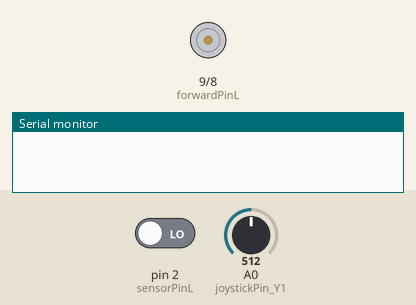
Recording of a sketch running on a simulated Arduino Uno, built with avr-gcc and run on an emulated ATmega328P. Parts: motor-driver pin pairs drawn as motors (green arrow = first pin HIGH = forward, orange = second pin HIGH = backward, longer = more drive), the last lines printed to the serial monitor. Inputs (shaded band) come from the test bench; at power-on: A0 (joystickPin_Y1) = 512, pin 2 (sensorPinL) LOW.

Above: at 1.2 s.
1.3 s: A0 (joystickPin_Y1) set to 540
At 2.1 s:
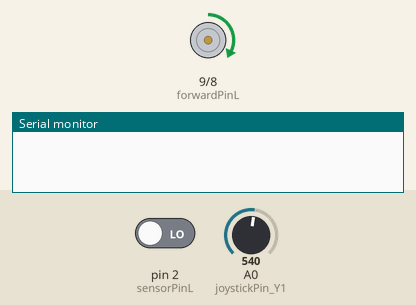
2.8 s: pin 2 (sensorPinL) driven HIGH
4.3 s: A0 (joystickPin_Y1) set to 716
At 5.5 s:
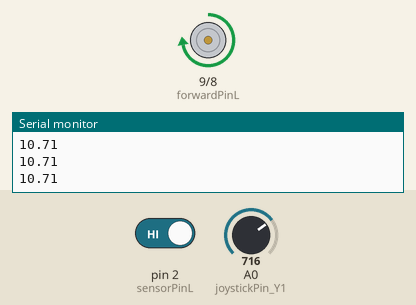
5.8 s: A0 (joystickPin_Y1) set to 306
At 7.1 s:
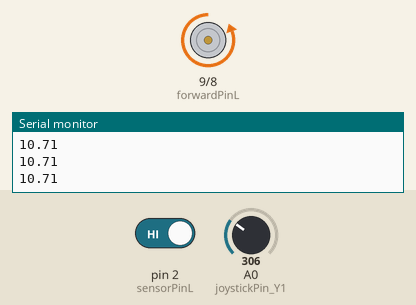
Timing chart, 0 to 8.3 s (numbered marks = the images above; inputs shaded):
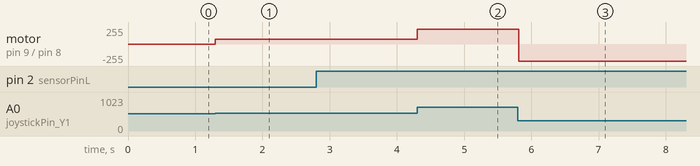

The sketch:

DCmotor_PID.ino
```cpp
#include <SPI.h>
#include <CircularBuffer.h>

/* BUFFER DEFINITIONS */
const int bufferSize = 10;
CircularBuffer <float, bufferSize> circularBufferL;
CircularBuffer <float, bufferSize> circularBufferR;

/* PIN DEFINITIONS */
const uint8_t forwardPinL = 9;
const uint8_t backwardPinL = 8;
const uint8_t forwardPinR = 5;
const uint8_t backwardPinR = 6;

const uint8_t sensorPinL = 2;
const uint8_t sensorPinR = 3;

const int joystickPin_Y1 = A0;

/* CONSTANTS */
const float diameterWiel = 0.213; //in meters
const uint8_t nHoles = 12;          //aantal gaten in encoder
const int lowerBoundJS = 520;   //safe low boundary of joystick
const int upperBoundJS = 526;   //safe upper boundary of joystick
const uint8_t minimumPower = 70;    //minimum PWM value required to force the wheels to move. used in constrain() function

/* VARIABLES */
unsigned long timeL1 = 0,
              timeL2 = 0,
              timeR1 = 0,
              timeR2 = 0;
float timeIntervalL = 0,
      timeIntervalR = 0;

unsigned long timeInt1 = 0,
              timeInt2 = 0;

float errorL = 0,
      errorPreviousL = 0,
      integralL = 0,
      derivativeL = 0,
      LKp = 0.5,
      LKi = 0,
      LKd = 0;
float total = 0;


void setup() {
  Serial.begin(9600);

  //set up interrupts for infrared sensors
  attachInterrupt(digitalPinToInterrupt(sensorPinL), interruptL, RISING);
  //attachInterrupt(digitalPinToInterrupt(sensorPinR), interruptR, RISING);

  //fill buffers with zeroes
  for (int i = 0; i < bufferSize; i++) {
    circularBufferL.push(0);
    circularBufferR.push(0);
  }
}

void loop() {
  // set desired speed direction variables to zero
  int desiredSpeedForward = 0;
  int desiredSpeedBackward = 0;

  // read position of analog stick
  int joystickInput = analogRead(joystickPin_Y1);
  //Serial.print("joystickInput: "); Serial.println(joystickInput);

  // map analog input from joystick to a desired speed value between 0 and 1200 degrees/second
  // only map the speed to the desired direction variable (forward or backward)
  // if joystick isnt being touched: do nothing because there's no desired speed or direction
  if (joystickInput < lowerBoundJS) {
    desiredSpeedBackward = map(joystickInput, lowerBoundJS, 0, 0, 1200);
    //Serial.println("pass backward");
  } else if (joystickInput > upperBoundJS) {
    desiredSpeedForward = map(joystickInput, upperBoundJS, 1024, 0, 1200);
    //Serial.println("pass forward");
  } else {
    //Serial.println("pass neutral");
  }

  // calculate actual speed using encoder
  timeIntervalL = (timeL2 - timeL1) / 1000000.0;
  float measuredSpeed = 360 / nHoles / timeIntervalL;

  //validity check
  if (measuredSpeed > 0 && measuredSpeed < 7000) {
    circularBufferL.push(measuredSpeed);
    float currentSpeed = 0;
    for (int i = 0; i < bufferSize; i++) {
      currentSpeed += circularBufferL[i];
    }
    currentSpeed = currentSpeed / bufferSize;
    Serial.println(currentSpeed);
    //float currentSpeed = measuredSpeed;

    timeInt1 = timeInt2;
    timeInt2 = micros();
    unsigned long timeIntervalInt = (timeInt2 - timeInt1) / 1000000.0;

    // Proportional
    errorPreviousL = errorL;
    if (desiredSpeedForward != 0) {
      errorL = desiredSpeedForward - currentSpeed;
    } else if (desiredSpeedBackward != 0) {
      errorL = desiredSpeedBackward - currentSpeed;
    } else {
      errorL = 0 - currentSpeed;
    }
    float PIDp = LKp * errorL;

    // Integral
    integralL += ((errorL + errorPreviousL) / 2.0) * (timeIntervalInt);
    float PIDi = LKi * integralL;

    // Derivative
    //derivativeL = (errorL - errorPreviousL) / (timeIntervalInt);
    //float PIDd = LKd * derivativeL;

    //return total PID-control value
    total = PIDp + PIDi;
    //+ PIDd;

//    Serial.print("Desired:");   Serial.print(desiredSpeedForward);  Serial.print(", ");
//    Serial.print("Measured:");  Serial.print(measuredSpeed);        Serial.print(", ");
//    Serial.print("Current:");   Serial.print(currentSpeed);         Serial.print(", ");
//    Serial.print("PID:");       Serial.println(total);                //Serial.print(", ");

    //    Serial.print("desiredSpeedForward: "); Serial.println(desiredSpeedForward);
    //    Serial.print("currentSpeed: "); Serial.println(currentSpeed);
    //    Serial.print("errorPreviousL: "); Serial.println(errorPreviousL);
    //    Serial.print("errorL: "); Serial.println(errorL);
    //    Serial.print("PIDp: "); Serial.println(PIDp);
    //    Serial.print("PIDi: "); Serial.println(PIDi);
    //    //Serial.print("PIDd: "); Serial.println(PIDd);
    //    Serial.print("Total: "); Serial.println(total);
  }

  //  Serial.print("desired speed forwards: ");
  //  Serial.print(desiredSpeedBackward);
  //  Serial.print(",");
  //  Serial.print("desired speed backwards: ");
  //  Serial.print(desiredSpeedBackward);
  //  Serial.print(",");
  //  Serial.print("current speed: ");
  //  Serial.println(currentSpeed);

  // apply appropriate power to forward or backward pin depending on desired speed and direction
  if (desiredSpeedForward != 0) {                                                         //desired speed vooruit niet nul dus je wil vooruitrijden
    //int requiredPower = map(desiredSpeedForward, 0, 1200, 80, 255);
    int requiredPower = total;
    int properPower = constrain(requiredPower, minimumPower, 255);
    analogWrite(forwardPinL, properPower);
    analogWrite(backwardPinL, 0);
    //Serial.print("properpower:"); Serial.println(properPower);
    //Serial.println(properPower);
    //Serial.println("vooruit");
  } else if (desiredSpeedBackward != 0) {                                                 //desired speed achteruit niet nul dus je wil achteruitrijden
    //int requiredPower = map(desiredSpeedBackward, 0, 1200, 80, 255);
    int requiredPower = total;
    int properPower = constrain(requiredPower, minimumPower, 255);
    analogWrite(forwardPinL, 0);
    analogWrite(backwardPinL, properPower);
    //Serial.println(properPower);
    //Serial.println("achteruit");
  } else {                                                                                //beide zijn nul, dus doe niks
    analogWrite(forwardPinL, 0);
    analogWrite(backwardPinL, 0);
    //Serial.println("neutral");
  }
  //int requiredPower = map(desiredSpeed, 0, 1200, 0, 255);
  //int properPower = constrain(desiredSpeed, 0, 255);
  //analogWrite(forwardPinL, requiredPower);
  //analogWrite(6, 0);
  //analogWrite(8, 255);
  //analogWrite(9, 0);
  //Serial.print(F("left: ")); Serial.println(analogRead(sensorPinL));
  //Serial.print(F("right: ")); Serial.println(analogRead(sensorPinR));

  delay(2);
}

void interruptL() {
  timeL1 = timeL2;
  timeL2 = micros();
}

//void interruptR() {
//  timeR1 = timeR2;
//  timeR2 = micros();
//}
```

Measured:
- the behaviour switches between 526 and 527 on A0 (joystickPin_Y1) (found by bisection; images 0 and 1)
- after the input at 1.3 s, motor on pin 9 (forwardPinL) / pin 8 (backwardPinL): stopped → forward 70/255 at once
- after the input at 4.3 s, motor on pin 9 (forwardPinL) / pin 8 (backwardPinL): forward 70/255 → forward 223/255 at once
- after the input at 5.8 s, motor on pin 9 (forwardPinL) / pin 8 (backwardPinL): forward 223/255 → backward 255/255 at once
